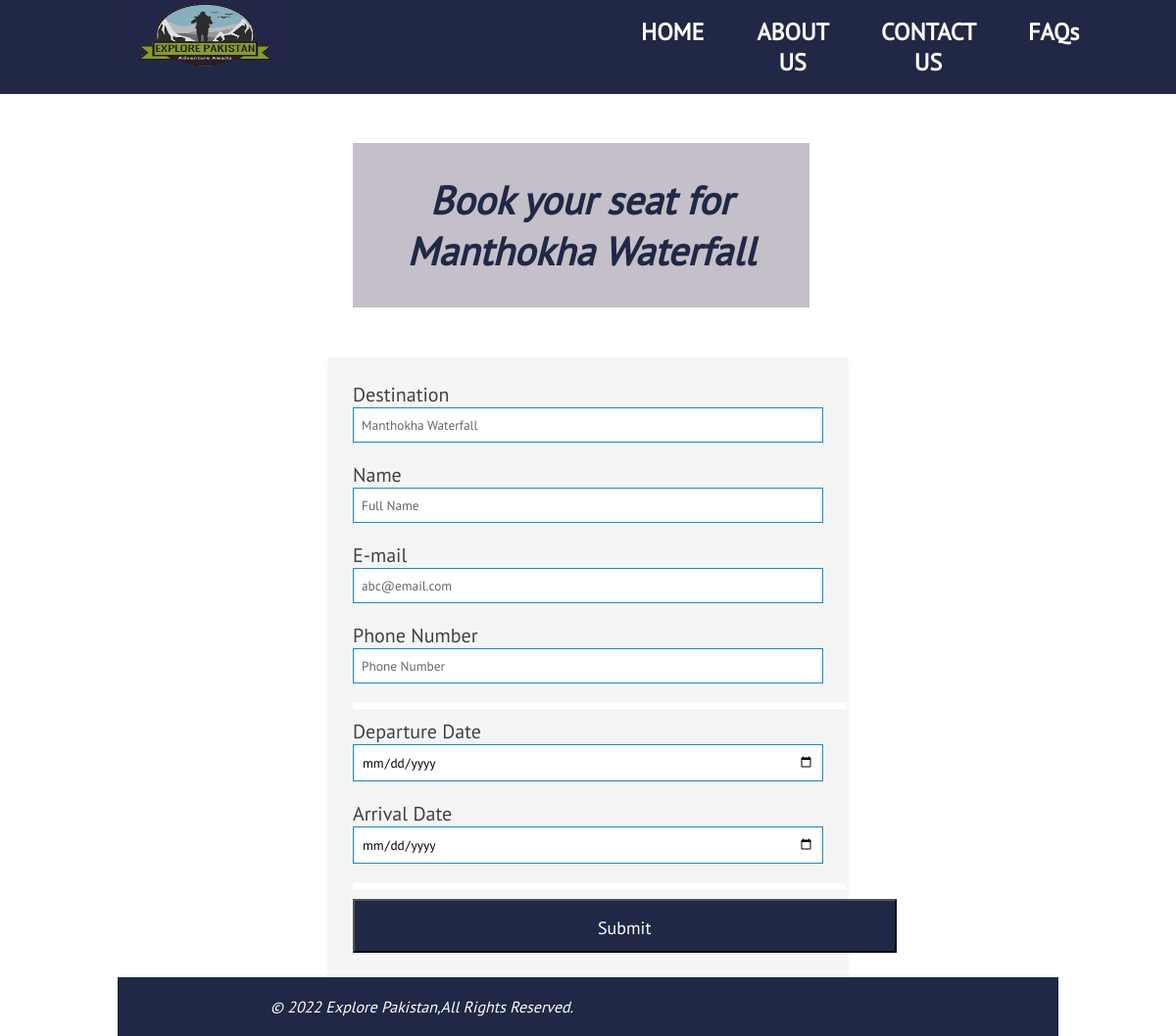
The app's page /explore_pakistan/form/2 with its own data.
### explore_pakistan/models.py (models this page shows, shortened)
class Destinations(models.Model):
    province_id = models.ForeignKey(Provincess, on_delete=models.CASCADE, null=True)
    destination_name  = models.CharField(max_length=200)
    destination_image = models.ImageField(null=True, upload_to= "database_images/")
    destination_description  = models.TextField()

### explore_pakistan/views.py (the view)
# urls.py: path('form/<int:form_id>', views.form, name= 'form' ),
def form(request,form_id):
    form_data =get_object_or_404(Destinations,id=form_id)
    context = {
       'form_data' :  form_data
    }
    return render(request, 'form.html',context)

### explore_pakistan/templates/form.html (shortened to what this page needs)
{% extends "base_generic.html" %}
{% load static %}
{% block content %}
<header>
    <section id="header">
        <div class="container">
            <div class="flex">
                <div class="logo">
                    <img src="{% static 'images/exploe-removebg-preview.png' %}" width="178px" height="70px" alt="It is a logo.">
                </div>
                <div class="tabs">
                    <nav>
                        <ul id="nav">
                            <li class="btn"><a href="{% url 'home' %}">HOME</a></li>
                            <li class="btn "><a href="{% url 'about' %}">ABOUT US</a></li>
                            <li class="btn"><a href="{% url 'home' %}">CONTACT US</a></li>
                            <li class="btn"><a href="{% url 'faqs' %}">FAQs</a></li>
                        </ul>
                    </nav>
                </div>
            </div>
        </div>
    </section>
</header>
<div class="container">
    <div id="form-hdng">
        <p id="avaibility">
            Book your seat for {{ form_data.destination_name }}
        </p>
    </div>
<form action="{% url 'booking' %}" method="post" id="booking_form">
    <div class="elem-group">
        <label for="dest" name="dest">Destination</label>
        <input type="text" id="name" name="dest" placeholder="{{ form_data.destination_name }}" pattern=[A-Z\sa-z]{3,20} required>
      </div>
    <div class="elem-group">
      <label for="name"> Name</label>
      <input type="text" id="name" name="name" placeholder="Full Name" pattern=[A-Z\sa-z]{3,20} required>
    </div>
    <div class="elem-group">
      <label for="email">E-mail</label>
      <input type="email" id="email" name="email" placeholder="abc@email.com" required>
    </div>
    <div class="elem-group">
      <label for="phone">Phone Number</label>
      <input type="number" id="phone" name="phone" placeholder="Phone Number" pattern=(\d{3})-?\s?(\d{3})-?\s?(\d{4}) required>
    </div>
    <hr>
    <div class="elem-group inlined">
      <label for="checkin">Departure Date</label>
      <input type="date" id="date" name="checkin" required>
    </div>
    <div class="elem-group inlined">
      <label for="checkout">Arrival Date</label>
      <input type="date" id="date" name="checkout" required>
    </div>
    <hr>
    <button type="submit" style="background-color: #202846; padding: 10px 248px; color: white; font-size: 18px;"><a href="{% url 'thanks' %}"></a>Submit</a></button>
  </form>
  <footer>
    <div class="container">
        <p class="copyright">
            © 2022 Explore Pakistan,All Rights Reserved.
        </p>
    </div>
</footer>
{% endblock %}

### explore_pakistan/static/css/home.css (style rules this page uses)
* { margin: 0%; font-family: PT Sans; }
.container { max-width: 1489px; width: 80%; margin: auto; }
header { position: sticky; top: 0; z-index: 1; }
.flex { display: flex; }
#nav { list-style-type: none; display: flex; }
#nav li:nth-child(1) { padding: 17px 25px 17px 25px; margin-left: 291px; }
section#header { background-color: #202846; display: flex; }
#nav li { padding: 17px 0px 17px 0px; margin-left: 4px; font-weight: 700; font-size: 24px; align-items: center; line-height: 31px; text-align: center; }
#nav .btn { padding: 17px 25px 17px 25px; margin-left: 4px; }
a { color: white; text-decoration: none; font-weight: 700; font-size: 24px; }
label { font-size: 20px; font-weight: 400; color: #414141; }
hr { border: 3px solid white; margin: 0px 102px 10px 0px; }
.btn { border: none; outline: none; padding: 10px 16px; cursor: pointer; font-size: 18px; }
footer { background-color: #202846; color: white; font-style: italic; }
p.copyright { padding: 20px 0px 20px 60px; }

### explore_pakistan/static/css/about-us.css (style rules this page uses)
.container { max-width: 1489px; width: 80%; margin: auto; }
header { position: sticky; top: 0; z-index: 1; }
.flex { display: flex; }
#nav { list-style-type: none; display: flex; }
#nav li:nth-child(1) { padding: 17px 25px 17px 25px; margin-left: 291px; }
section#header { background-color: #202846; display: flex; }
#nav li { padding: 17px 0px 17px 0px; margin-left: 4px; font-weight: 700; font-size: 24px; align-items: center; line-height: 31px; text-align: center; }
#nav .btn { padding: 17px 25px 17px 25px; margin-left: 4px; }
a { color: white; text-decoration: none; font-weight: 700; font-size: 24px; }
a { text-decoration: none; color: #353C57; }
footer { background-color: #202846; color: white; font-style: italic; }
p.copyright { padding: 20px 0px 20px 60px; }
hr { border: 3px solid white; margin: 0px -23px 10px 0px; }

### explore_pakistan/static/css/contact.css (style rules this page uses)
* { margin: 0px; font-family: PT Sans; }
.container { max-width: 1489px; width: 80%; margin: auto; }
header { position: sticky; top: 0; z-index: 1; }
.flex { display: flex; }
#nav { list-style-type: none; display: flex; }
#nav li:nth-child(1) { padding: 17px 25px 17px 25px; margin-left: 291px; }
section#header { background-color: #202846; display: flex; }
#nav li { padding: 17px 0px 17px 0px; margin-left: 4px; font-weight: 700; font-size: 24px; align-items: center; line-height: 31px; text-align: center; }
#nav .btn { padding: 17px 25px 17px 25px; margin-left: 4px; }
a { color: white; text-decoration: none; font-weight: 700; font-size: 24px; }
.btn { border: none; outline: none; padding: 10px 16px; cursor: pointer; font-size: 18px; }
div#form-hdng { font-size: 42px; color: #202846; font-weight: 700; margin-top: 50px; text-align: center; }
p#avaibility { font-size: 40px; font-weight: 600; background-color: #4431504f; font-style: italic; margin-right: 254px; margin-left: 240px; padding: 32px; margin-bottom: 30px; }
footer { background-color: #202846; color: white; font-style: italic; }
p.copyright { padding: 20px 0px 20px 60px; }

### explore_pakistan/static/css/faqs.css (style rules this page uses)
* { margin: 0%; font-family: PT Sans; }
.container { max-width: 1489px; width: 80%; margin: auto; }
header { position: sticky; top: 0; z-index: 1; }
.flex { display: flex; }
#nav { list-style-type: none; display: flex; }
#nav li:nth-child(1) { padding: 17px 25px 17px 25px; margin-left: 291px; }
section#header { background-color: #202846; display: flex; }
a { color: white; text-decoration: none; font-weight: 700; font-size: 24px; }
#nav li { padding: 17px 0px 17px 0px; margin-left: 4px; font-weight: 700; font-size: 24px; align-items: center; line-height: 31px; text-align: center; }
#nav .btn { padding: 17px 25px 17px 25px; margin-left: 4px; }
.btn { border: none; outline: none; padding: 10px 16px; cursor: pointer; font-size: 18px; }
footer { background-color: #202846; color: white; font-style: italic; }
p.copyright { padding: 20px 0px 20px 60px; }

### explore_pakistan/static/css/form.css (style rules this page uses)
form { padding: 25px; margin: 25px; box-shadow: 0 2px 5px #f5f5f5; background: #f5f5f5; margin: auto; margin-top: 51px; }
input, textarea { width: calc(100% - 18px); padding: 8px; margin-bottom: 20px; border: 1px solid #1c87c9; outline: none; }
input::placeholder { color: #666; }
@media (min-width: 568px) { .left-part, form { width: 50%; } }

### records on screen
Destinations: destination_name "Manthokha Waterfall", dest "Manthokha Waterfall"
